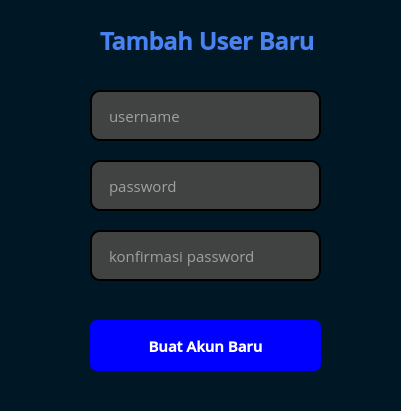
<?xml version="1.0" encoding="UTF-8"?>
<ui version="4.0">
 <class>Form</class>
 <widget class="QWidget" name="Form">
  <property name="geometry">
   <rect>
    <x>0</x>
    <y>0</y>
    <width>401</width>
    <height>411</height>
   </rect>
  </property>
  <property name="font">
   <font>
    <family>Open Sans</family>
    <pointsize>11</pointsize>
   </font>
  </property>
  <property name="windowTitle">
   <string>Aplikasi Pendeteksi Masker - Register User</string>
  </property>
  <property name="styleSheet">
   <string notr="true">QWidget{
	background-color: rgb(0, 23, 37);
	color: rgb(255, 255, 255);
}

QPushButton{
	background-color: rgb(0, 0, 255);
}</string>
  </property>
  <widget class="QLabel" name="label">
   <property name="geometry">
    <rect>
     <x>100</x>
     <y>20</y>
     <width>251</width>
     <height>41</height>
    </rect>
   </property>
   <property name="font">
    <font>
     <family>Open Sans SemiBold</family>
     <pointsize>18</pointsize>
     <bold>true</bold>
    </font>
   </property>
   <property name="styleSheet">
    <string notr="true">color: rgb(73, 131, 241);</string>
   </property>
   <property name="text">
    <string>Tambah User Baru</string>
   </property>
  </widget>
  <widget class="QLineEdit" name="usernameText">
   <property name="geometry">
    <rect>
     <x>90</x>
     <y>90</y>
     <width>231</width>
     <height>51</height>
    </rect>
   </property>
   <property name="font">
    <font>
     <family>Open Sans</family>
     <pointsize>11</pointsize>
    </font>
   </property>
   <property name="styleSheet">
    <string notr="true">QLineEdit{
  border-radius: 10px;
  color: rgb(255, 255, 255);
  border: 2px solid;
  background-color:  rgb(64, 67, 66);
  padding: 0px 0px 0px 15px;
}

QLineEdit:hover{
  border: 2px solid rgb(255, 255, 255)
}

QLineEdit:focus{
  border: 2px solid rgb(73, 131, 241)
}</string>
   </property>
   <property name="placeholderText">
    <string>username</string>
   </property>
  </widget>
  <widget class="QPushButton" name="signUpButton">
   <property name="geometry">
    <rect>
     <x>90</x>
     <y>320</y>
     <width>231</width>
     <height>51</height>
    </rect>
   </property>
   <property name="font">
    <font>
     <family>Open Sans SemiBold</family>
     <pointsize>11</pointsize>
     <bold>true</bold>
    </font>
   </property>
   <property name="cursor">
    <cursorShape>PointingHandCursor</cursorShape>
   </property>
   <property name="styleSheet">
    <string notr="true">QPushButton{
  border-radius: 7px;
  background-color: rgb(0, 0, 255);
  color: rgb(255, 255, 255)
}

QPushButton:hover{
   border: 2px solid rgb(0, 0, 255);
   color: rgb(0, 0, 255);
   background-color: rgb(0, 23, 37);
}</string>
   </property>
   <property name="text">
    <string>Buat Akun Baru</string>
   </property>
  </widget>
  <widget class="QLineEdit" name="passwordText">
   <property name="geometry">
    <rect>
     <x>90</x>
     <y>160</y>
     <width>231</width>
     <height>51</height>
    </rect>
   </property>
   <property name="font">
    <font>
     <family>Open Sans</family>
     <pointsize>11</pointsize>
    </font>
   </property>
   <property name="styleSheet">
    <string notr="true">QLineEdit{
  padding-left: 5px;
  border-radius: 10px;
  color: rgb(255, 255, 255);
  border: 2px solid;
  background-color:  rgb(64, 67, 66);
  padding: 0px 0px 0px 15px;
}

QLineEdit:hover{
  border: 2px solid rgb(255, 255, 255)
}

QLineEdit:placeholdertext{
  color: rgb(255, 0, 0);
  padding: 5px, 0x, 0px, 0px;
}

QLineEdit:focus{
  border: 2px solid rgb(73, 131, 241)
}</string>
   </property>
   <property name="text">
    <string/>
   </property>
   <property name="echoMode">
    <enum>QLineEdit::EchoMode::Password</enum>
   </property>
   <property name="cursorPosition">
    <number>0</number>
   </property>
   <property name="placeholderText">
    <string>password</string>
   </property>
  </widget>
  <widget class="QLineEdit" name="passwordConfirmText">
   <property name="geometry">
    <rect>
     <x>90</x>
     <y>230</y>
     <width>231</width>
     <height>51</height>
    </rect>
   </property>
   <property name="font">
    <font>
     <family>Open Sans</family>
     <pointsize>11</pointsize>
    </font>
   </property>
   <property name="styleSheet">
    <string notr="true">QLineEdit{
  padding-left: 5px;
  border-radius: 10px;
  color: rgb(255, 255, 255);
  border: 2px solid;
  background-color:  rgb(64, 67, 66);
  padding: 0px 0px 0px 15px;
}

QLineEdit:hover{
  border: 2px solid rgb(255, 255, 255)
}

QLineEdit:placeholdertext{
  color: rgb(255, 0, 0);
  padding: 5px, 0x, 0px, 0px;
}

QLineEdit:focus{
  border: 2px solid rgb(73, 131, 241)
}</string>
   </property>
   <property name="text">
    <string/>
   </property>
   <property name="echoMode">
    <enum>QLineEdit::EchoMode::Password</enum>
   </property>
   <property name="cursorPosition">
    <number>0</number>
   </property>
   <property name="placeholderText">
    <string>konfirmasi password</string>
   </property>
  </widget>
 </widget>
 <resources>
  <include location="image/image_resource.qrc"/>
 </resources>
 <connections/>
</ui>
